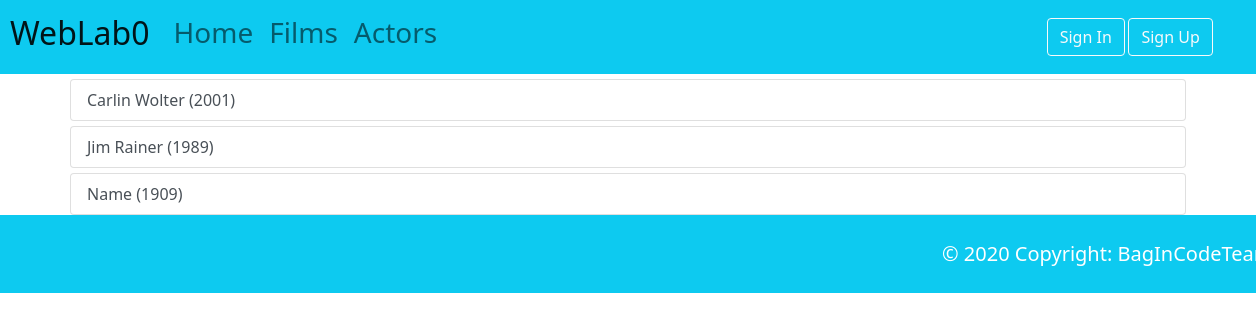
The page /actors/ on the database as committed earlier.
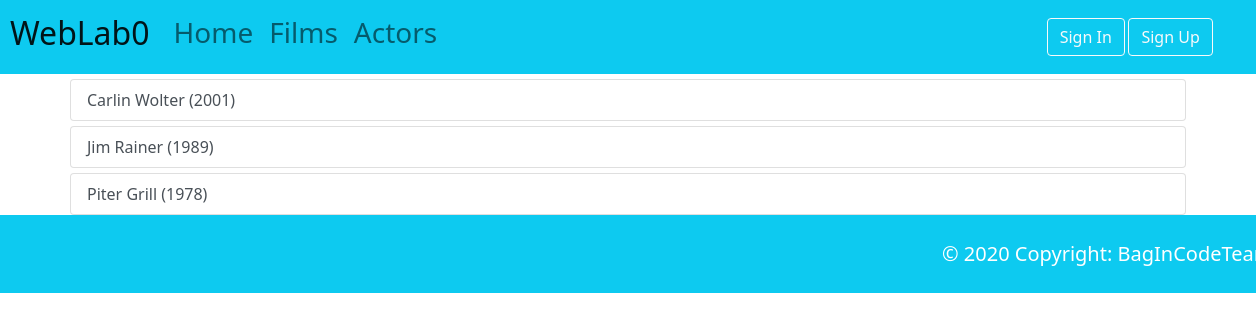
The same page on the database as committed later.
### Actors/models.py (models this page shows, shortened)
class Actor(models.Model):
    actorName = models.CharField('ActorName', max_length=200, default='default_name')
    actorYear = models.IntegerField('YearOfBirth')
    class Meta:
        verbose_name = 'Актер'
        verbose_name_plural = 'Актеры'

### Actors/views.py (the view)
# urls.py: path('actors/', views.indexActor, name='indexActors'),
def indexActor(request):
    ActorsList = Actor.objects.order_by('-id')[:10]
    return render(request, 'Actors/list.html', {'ActorsList': ActorsList})

### templates/Actors/list.html (shortened to what this page needs)
{% extends 'base.html' %}
{% block title %}
    <link rel="stylesheet" href="https://cdnjs.cloudflare.com/ajax/libs/select2/4.0.13/css/select2.min.css" />
{% endblock %}
{% block content %}
 {% if ActorsList %}
     <ui>
     {% for actor in ActorsList %}
         <div class="container">
                <div class="list-group">
                    <li class="list-group-item list-group-item-action" style="margin-top: 5px">{{ actor.actorName }}  ({{ actor.actorYear }})</li>
                </div>
            </div>
     {% endfor %}
     </ui>
 {% else %}
     Nothing to show
 {% endif %}
{% endblock %}

### templates/base.html (shortened to what this page needs)
{% load static %}
<!DOCTYPE html>
<html lang="en">
<head>
    <link rel="stylesheet" ref="{% static 'css/style.css' %}">
    <link href="https://cdn.jsdelivr.net/npm/bootstrap@5.0.0-beta1/dist/css/bootstrap.min.css" rel="stylesheet">
    {% block title %} WebLab0 {% endblock %}
</head>
<body>
    <nav class="navbar navbar-expand-lg navbar-light bg-info">
        <a class="navbar-brand" href="{{ BASE_DIR }}/" style="margin-left: 10px"><h2>WebLab0</h2></a>
        <div class="collapse navbar-collapse" id="navbarNavAltMarkup">
            <div class="navbar-nav mr-auto">
                <a class="nav-item nav-link " href="{{ BASE_DIR }}/"><h3>Home</h3></a>
                <a class="nav-item nav-link " href="{{ BASE_DIR }}/films/"><h3>Films</h3></a>
                <a class="nav-item nav-link " href="{{ BASE_DIR }}/actors/"><h3>Actors</h3></a>
            </div>
        </div>
        <form class="form-text col-2 my-2 my-lg-0">
            {% if user.is_active %}
                <p class="navbar-brand my-2 my-sm-0" >Welcome, {{ user.username }}</p>
                <a href="/accounts/logout" class="btn btn-outline-light" type="button">Sign Out</a>
            {% else %}
                <a href="/accounts/login" class="btn btn-outline-light my-2 my-sm-0" type="button">Sign In</a>
                <a href="/accounts/signup" class="btn btn-outline-light my-2 my-sm-0" type="button">Sign Up</a>
            {% endif %}
        </form>
    </nav>
    {% block content %}{% endblock %}
    <nav class="navbar  navbar-expand-lg navbar-dark bg-info"    >
        <div class="py-3 col-sm-auto navbar-brand">© 2020 Copyright:
            <a href="https://github.com/BagInCode/webLab0/" class="nav-item navbar-brand active">BagInCodeTeam</a>
        </div>
    </nav>
</body>
</html>

Rows that differ between the two databases and show on the page:
changed Actor: actorName "Name" → "Piter Grill"; actorYear "1909" → "1978"
